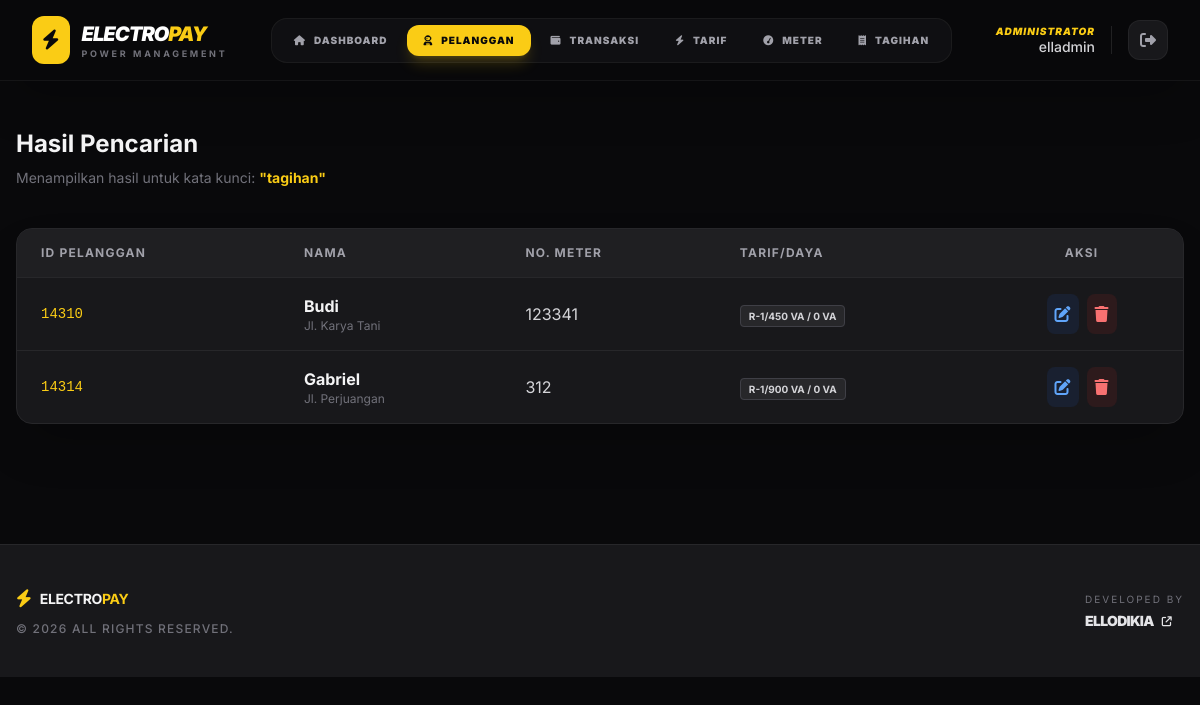
The page /search_pelanggan.php (signed in) on the database as committed earlier.
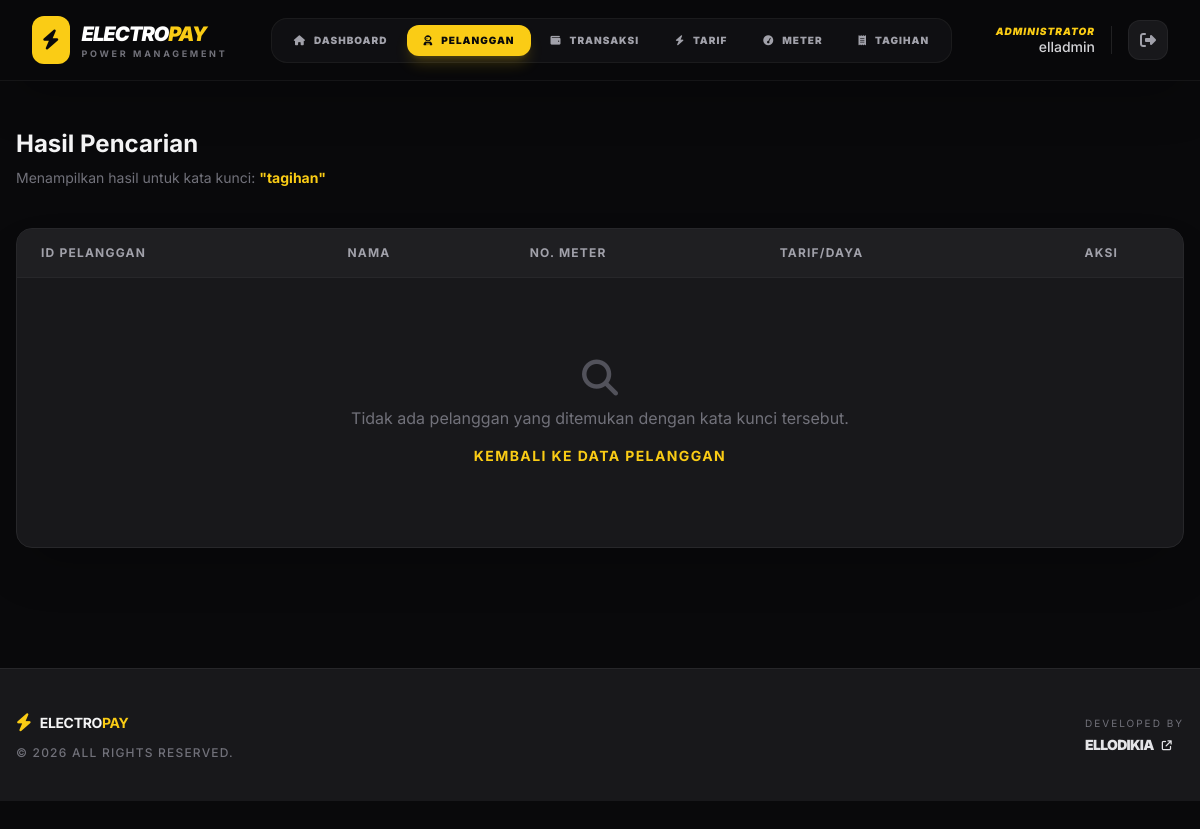
The same page on the database as committed later.
### tables this page shows
CREATE TABLE `payment_pelanggan` (
  `id` int(10) NOT NULL,
  `id_pelanggan` varchar(100) DEFAULT NULL,
  `nometer` varchar(50) NOT NULL,
  `nama` varchar(50) NOT NULL,
  `alamat` text NOT NULL,
  `kodetarif` varchar(50) NOT NULL
);

CREATE TABLE `payment_tarif` (
  `id` int(11) NOT NULL,
  `kodetarif` varchar(50) DEFAULT NULL,
  `daya` varchar(50) NOT NULL,
  `tarifperkwh` varchar(50) NOT NULL
);

### search_pelanggan.php (the view, shortened to what the changed rows need)
<?php
include "koneksi.php";
$keyword = isset($_GET['keyword']) ? mysqli_real_escape_string($koneksi, $_GET['keyword']) : '';
$query_text = "SELECT p.*, t.daya
               FROM payment_pelanggan p
               JOIN payment_tarif t ON p.kodetarif = t.kodetarif
               WHERE p.nama LIKE '%$keyword%'
               OR p.id_pelanggan LIKE '%$keyword%'
               OR p.nometer LIKE '%$keyword%'
               ORDER BY p.nama ASC";
$result = mysqli_query($koneksi, $query_text);
?>
<!DOCTYPE html>
<html lang="en">
<head>
    <script src="https://cdn.tailwindcss.com"></script>
    <link rel="stylesheet" href="https://cdnjs.cloudflare.com/ajax/libs/font-awesome/6.5.1/css/all.min.css" />
</head>
<body class="bg-zinc-950 text-zinc-100 min-h-screen">
    <div class="mt-4">
        <?php include 'nav.php'; ?>
    </div>
    <main class="max-w-7xl mx-auto px-4 py-10 pt-4">
        <div class="mb-10">
            <h2 class="text-2xl font-bold mb-2">Hasil Pencarian</h2>
        </div>
        <div class="bg-zinc-900 border border-zinc-800 rounded-2xl overflow-hidden shadow-2xl overflow-x-auto">
            <table class="w-full text-left border-collapse">
                <thead>
                    <tr class="bg-zinc-800/50 text-zinc-400 text-xs uppercase tracking-widest border-b border-zinc-800">
                        <th class="px-6 py-4 font-bold">ID Pelanggan</th>
                        <th class="px-6 py-4 font-bold">Nama</th>
                        <th class="px-6 py-4 font-bold">No. Meter</th>
                        <th class="px-6 py-4 font-bold">Tarif/Daya</th>
                        <th class="px-6 py-4 font-bold text-center">Aksi</th>
                    </tr>
                </thead>
                <tbody class="divide-y divide-zinc-800">
                    <?php if (mysqli_num_rows($result) > 0): ?>
                        <?php while ($row = mysqli_fetch_assoc($result)): ?>
                            <tr class="hover:bg-zinc-800/30 transition-colors group">
                                <td class="px-6 py-4 font-mono text-yellow-brand text-sm"><?= $row['id_pelanggan'] ?></td>
                                <td class="px-6 py-4">
                                    <div class="font-bold text-zinc-100"><?= $row['nama'] ?></div>
                                    <div class="text-xs text-zinc-500 truncate max-w-[200px]"><?= $row['alamat'] ?></div>
                                </td>
                                <td class="px-6 py-4 text-zinc-300"><?= $row['nometer'] ?></td>
                                <td class="px-6 py-4">
                                    <span class="px-2 py-1 bg-zinc-800 text-zinc-300 rounded text-[10px] font-bold border border-zinc-700">
                                        <?= $row['kodetarif'] ?> / <?= number_format($row['daya'], 0, ',', '.') ?> VA
                                    </span>
                                </td>
                                <td class="px-6 py-4 text-center">
                                    <div class="flex justify-center gap-2">
                                        <a href="form_edit_pelanggan.php?Id=<?= $row['id'] ?>" class="p-2 bg-blue-600/10 text-blue-400 rounded-lg hover:bg-blue-600 hover:text-white transition-all" title="Edit">
                                            <i class="fa-solid fa-pen-to-square"></i>
                                        </a>
                                        <a href="hapus_pelanggan.php?Id=<?= $row['id'] ?>" onclick="return confirm('Hapus pelanggan ini?')" class="p-2 bg-red-600/10 text-red-400 rounded-lg hover:bg-red-600 hover:text-white transition-all" title="Hapus">
                                            <i class="fa-solid fa-trash"></i>
                                        </a>
                                    </div>
                                </td>
                            </tr>
                        <?php endwhile; ?>
                    <?php else: ?>
                        <tr>
                            <td colspan="5" class="px-6 py-20 text-center">
                                <div class="text-zinc-600 mb-2"><i class="fa-solid fa-magnifying-glass text-4xl"></i></div>
                                <p class="text-zinc-500">Tidak ada pelanggan yang ditemukan dengan kata kunci tersebut.</p>
                                <a href="data_pelanggan.php" class="mt-4 inline-block text-yellow-brand hover:underline text-sm font-bold uppercase tracking-widest">Kembali ke Data Pelanggan</a>
                            </td>
                        </tr>
                    <?php endif; ?>
                </tbody>
            </table>
        </div>
    </main>
</body>
</html>

### nav.php (shortened to what the changed rows need)
<?php
$current_page = basename($_SERVER['PHP_SELF']);
?>
<nav class="fixed top-0 left-0 right-0 z-[100] transition-all duration-500" id="main-nav">
    <div class="bg-zinc-950/80 backdrop-blur-xl border-b border-white/5 shadow-2xl">
        <div class="max-w-7xl mx-auto px-4 sm:px-6 lg:px-8">
            <div class="flex justify-between h-20 items-center transition-all duration-500" id="nav-content">
                <div class="hidden lg:flex bg-zinc-900/50 border border-white/5 rounded-2xl px-1.5 py-1.5 items-center gap-1">
                    <?php
                    $menus = [
                        'index2.php' => ['Dashboard', 'fa-house', ['index2']],
                        'data_pelanggan.php' => ['Pelanggan', 'fa-user-astronaut', ['pelanggan']],
                        'data_pembayaran.php' => ['Transaksi', 'fa-wallet', ['pembayaran']],
                        'data_tarif.php' => ['Tarif', 'fa-bolt', ['tarif']],
                        'data_penggunaan.php' => ['Meter', 'fa-gauge-simple-high', ['penggunaan']],
                        'data_tagihan.php' => ['Tagihan', 'fa-receipt', ['tagihan']],
                    ];
                    foreach ($menus as $file => $menuData):
                        $isActive = false;
                        foreach ($menuData[2] as $keyword) {
                            if (strpos($current_page, $keyword) !== false) { $isActive = true; break; }
                        }
                    ?>
                        <a href="<?= $file ?>"
                           class="flex items-center gap-2 px-4 py-2 rounded-xl text-[10px] font-black uppercase tracking-widest transition-all duration-300
                           <?= $isActive ? 'bg-yellow-400 text-zinc-950 shadow-lg shadow-yellow-400/20' : 'text-zinc-400 hover:text-white hover:bg-white/5' ?>">
                            <i class="fa-solid <?= $menuData[1] ?>"></i>
                            <span><?= $menuData[0] ?></span>
                        </a>
                    <?php endforeach; ?>
                </div>
            </div>
        </div>
    </div>
</nav>

Rows that differ between the two databases and show on the page:
removed payment_pelanggan: id_pelanggan "14310", nama "Budi", alamat "Jl. Karya Tani", nometer "123341", kodetarif "R-1/450 VA", payment_tarif.daya "0"
removed payment_pelanggan: id_pelanggan "14314", nama "Gabriel", alamat "Jl. Perjuangan", nometer "312", kodetarif "R-1/900 VA", payment_tarif.daya "0"
Other text that changed with them:
text now shown: "Tidak ada pelanggan yang ditemukan dengan kata kunci tersebut. KEMBALI KE DATA PELANGGAN"
